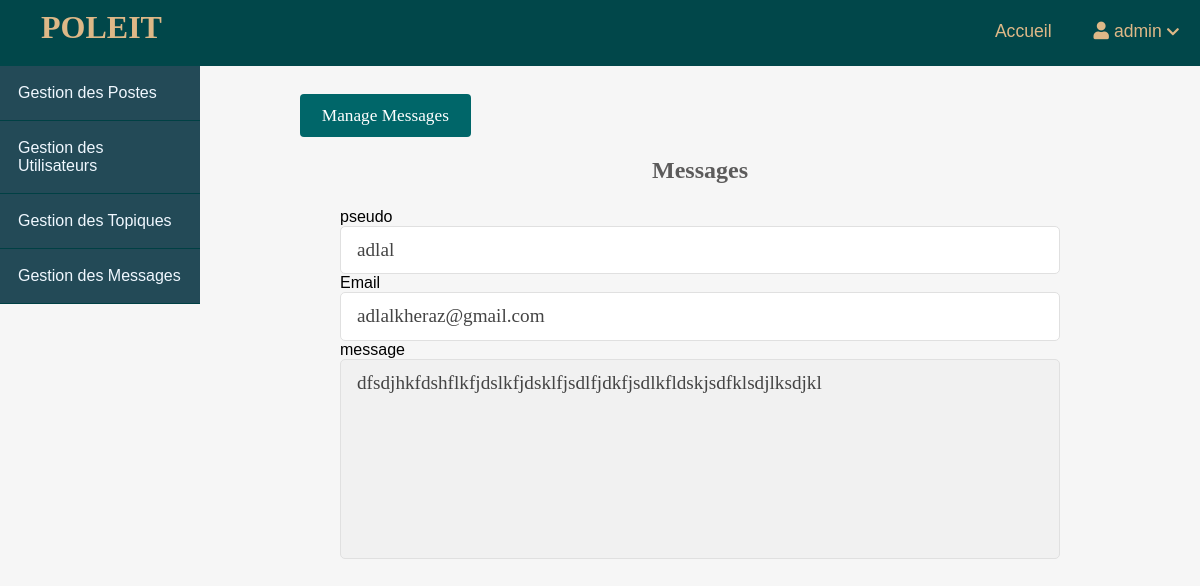
Screenshot of /admin/messages/see.php?edit_id=1 (signed in) with the database file from the repository.
### tables this page shows
CREATE TABLE IF NOT EXISTS `messages` (
  `id` int NOT NULL AUTO_INCREMENT,
  `pseudo` varchar(33) NOT NULL,
  `email` varchar(33) NOT NULL,
  `message` text NOT NULL,
  PRIMARY KEY (`id`)
);

### app/database/db.php (called while the page is built, shortened)
<?php
require('connect.php');
function executeQuery($sql, $data)
{
    global $conn;
    $stmt = $conn->prepare($sql);
    $values = array_values($data);
    $types = str_repeat('s', count($values));
    $stmt->bind_param($types, ...$values);
    $stmt->execute();
    return $stmt;
}
function selectOne($table, $conditions)
{
    $sql = "SELECT * FROM $table";
    $i = 0;
    foreach ($conditions as $key => $value) {
        $sql .= ($i === 0) ? " WHERE $key=?" : " AND $key=?";
        $i++;
    }
    $sql .= " LIMIT 1";
    $stmt = executeQuery($sql, $conditions);
    $records = $stmt->get_result()->fetch_assoc();
    return $records;
}

### app/controllers/messages.php (called while the page is built, shortened)
<?php
include(ROOT_PATH . "/app/database/db.php");
$table = 'messages';
if (isset($_GET['edit_id'])) {
    $sel = selectOne($table, ['id' => $_GET['edit_id']]);
    $pseudo = $sel['pseudo'];
    $email = $sel['email'];
    $message = $sel['message'];
}

### admin/messages/see.php (the view, shortened to what this page needs)
<?php include(ROOT_PATH . "/app/controllers/messages.php");
?>
<!DOCTYPE html>
<html lang="en">
<head>
    <link rel="stylesheet" href="https://use.fontawesome.com/releases/v5.7.2/css/all.css"
>
    <link rel="stylesheet" href="../../assets/css/style.css">
    <link rel="stylesheet" href="../../assets/css/admin.css">
</head>
<body>
<?php include(ROOT_PATH . "/app/includes/dashboardHeader.php"); ?>
    <div class="admin-wrapper">
        <?php include(ROOT_PATH . "/app/includes/adminSidebar.php"); ?>
        <div class="admin-content">
            <div class="button-group">
                <a href="index.php" class="btn btn-big">Manage Messages</a>
            </div>
            <div class="content">
                <h2 class="page-title">Messages</h2>
                    <div>
                        <label>pseudo</label>
                        <input type="text" name="pseudo" value="<?php echo $pseudo; ?>" class="text-input">
                    </div>
                    <div>
                        <label>Email</label>
                        <input type="email" name="email" value="<?php echo $email; ?>" class="text-input">
                    </div>
                    <div>
                        <label>message</label>
                        <textarea  name="message"   class="text-input"><?php echo $message; ?></textarea>
                    </div>
            </div>
        </div>
    </div>
</body>
</html>

### assets/css/style.css (style rules this page uses)
html { scroll-behavior: smooth; }
body { height: 100%; padding: 0px; margin: 0px; background: #f6f6f6; font-family: Nunito sans, sans-serif; }
h1, h2, h3, h4, h5, h6 { font-family: "Candal", serif; color: #5c5b5b; margin: 5px; }
a { text-decoration: none; color: inherit; }
.btn { padding: 0.5rem 1rem; background: #006669; color: white; border: 1px solid transparent; border-radius: 0.25rem; font-size: 1.08em; font-family: "Lora", serif; }
.btn-big { padding: 0.7rem 1.3rem; line-height: 1.3rem; }
.text-input { padding: 0.7rem 1rem; display: block; width: 100%; border-radius: 5px; border: 1px solid #e0e0e0; outline: none; color: #444; line-height: 1.5rem; font-size: 1.2em; font-family: "Lora", serif; }
.content { width: 90%; margin: 30px auto 30px; }
textarea { width: 100%; height: 200px; border: none; border: 3px solid #aaa; border-radius: 3px; padding: 5px; resize: none; outline: none; font-size: 20px; background: #f1f1f1; }

### assets/css/admin.css (style rules this page uses)
.admin-wrapper { display: flex; height: calc(100% - 66px); }
.admin-wrapper .admin-content { flex: 8; height: 100%; padding: 40px 100px 100px; overflow-y: scroll; }
.admin-content .page-title { text-align: center; margin-bottom: 1.5rem; }

### rows the page displays
messages: pseudo "adlal", email "adlalkheraz@gmail.com", message "dfsdjhkfdshflkfjdslkfjdsklfjsdlfjdkfjsdlkfldskjsdfklsdjlksdjkl"

### other values shown
$_SESSION['username'] "admin"
